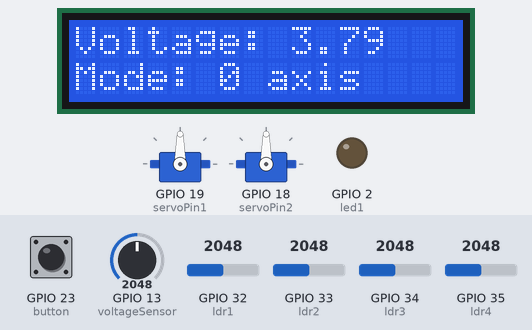
A sketch run on a simulated ESP32. Parts: 2 × servo, 16×2 character LCD, output pins drawn as LEDs (lit = HIGH). Dashed ring = blinking. Inputs (shaded band) come from the test bench; at power-on: GPIO 23 (button) HIGH, GPIO 32 (ldr1) = 2048, GPIO 33 (ldr2) = 2048, GPIO 13 (voltageSensor) = 2048, GPIO 34 (ldr3) = 2048, GPIO 35 (ldr4) = 2048. What the sketch prints to the serial monitor is not drawn.

Above: at 2.2 s.
2.3 s: GPIO 23 (button) pulled LOW for 0.35 s
At 2.85 s:
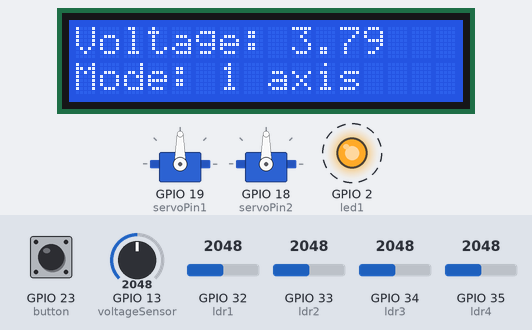
5.6 s: GPIO 32 (ldr1) set to 2119
7.8 s: GPIO 32 (ldr1) set to 2210
At 8.98 s:
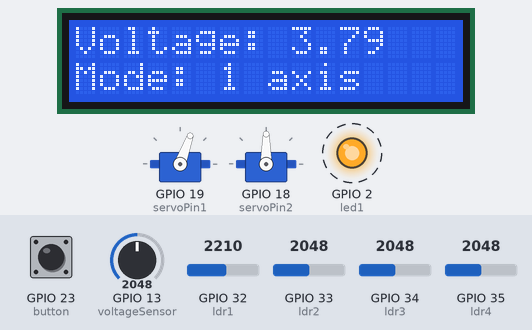
10.8 s: GPIO 33 (ldr2) set to 2179
At 11.9 s:
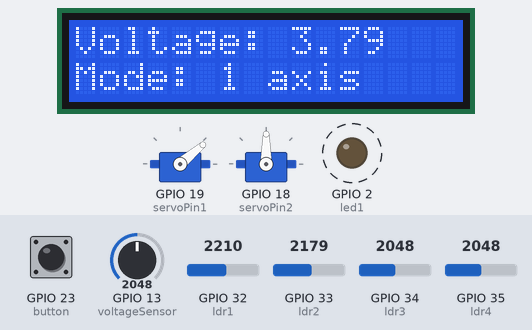
13.8 s: GPIO 33 (ldr2) set to 2262
15.5 s: GPIO 33 (ldr2) set to 2374
At 20.0 s:
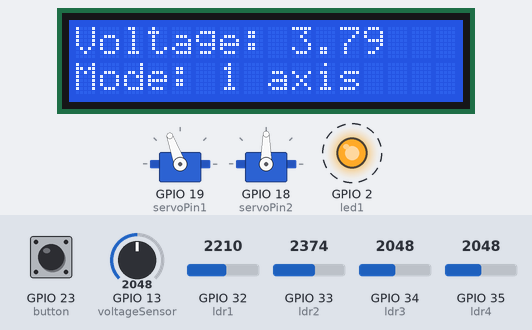
Timing chart, 0 to 21.9 s (numbered marks = the images above; inputs shaded):
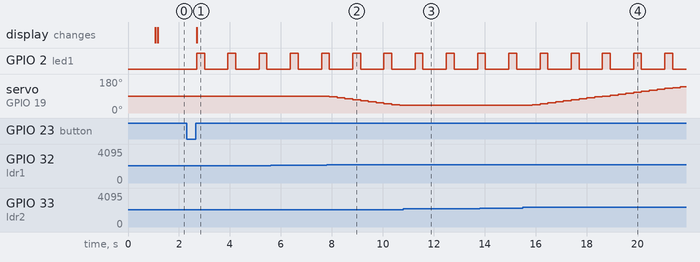

The sketch:

code.ino
```cpp
#include <ESP32Servo.h>
#include <LiquidCrystal.h>

LiquidCrystal lcd(25, 26, 27, 17, 16, 4);

const int servoPin1 = 19;
const int servoPin2 = 18;
const int ldr1 = 32;
const int ldr2 = 33;
const int ldr3 = 34;
const int ldr4 = 35;
const int voltageSensor = 13;
const int led1 = 2;
const int button = 23;

int ldrValue1;
int ldrValue2;
int ldrValue3;
int ldrValue4;
float voltageValue;
float currentValue;
int power;
int diff1;
int diff2;
bool ledState = false;

int angle1 = 90;
int angle2 = 90;
int cutoff1 = 100;
int cutoff2 = 150;
bool prev_button = false;
unsigned long previousMillis = 0;
int axis_1 = 0;

Servo servo1;
Servo servo2;

void setup() {
  pinMode(ldr1, INPUT);
  pinMode(ldr2, INPUT);
  pinMode(ldr3, INPUT);
  pinMode(ldr4, INPUT);
  pinMode(voltageSensor, INPUT);
  pinMode(led1, OUTPUT);
  pinMode(button, INPUT_PULLUP);

  Serial.begin(115200);
  servo1.attach(servoPin1,500,2400);
  servo2.attach(servoPin2,500,2400);

  servo1.write(angle1);
  servo2.write(angle2);

  lcd.begin(16, 2);
  lcd.print("Solar ready");

  delay(1000);
  Serial.println("Initialization Successfull");
  lcd.clear();
}

void loop() {
  unsigned long currentMillis = millis();

  ldrValue1 = analogRead(ldr1);
  ldrValue2 = analogRead(ldr2);
  ldrValue3 = analogRead(ldr3);
  ldrValue4 = analogRead(ldr4);

  bool buttonVal = !digitalRead(button);
  delay(100);
  if (buttonVal && !prev_button) {
    if(axis_1<2){
      axis_1 = axis_1 + 1;
    }
    else{
      axis_1 = 0;
    }
  }
  prev_button = buttonVal;

  diff1 = ldrValue2-ldrValue1;
  diff2 = ldrValue4-ldrValue3;
  if(angle1>90){
    diff2=-diff2;
  }

  if (axis_1 == 2){
    if (diff1>cutoff1){
      if (angle1<150){
        angle1 = angle1 + 5;
      }
    }
    else if (diff1<(-1*cutoff1)){
      if (angle1>30){
          angle1 = angle1 - 5;
      }
    }

    if (diff2>cutoff2){
      if (angle2<150){
        angle2 = angle2 + 5;
      }
    }
    else if (diff2<(-1*cutoff2)){
      if (angle2>30){
        angle2 = angle2 - 5;
      }
    }

    servo1.write(angle1);
    servo2.write(angle2);
    ledState = HIGH;
    digitalWrite(led1, ledState);
  }
  else{
    digitalWrite(led1, LOW);
  }


  if (axis_1 == 1){
    if (diff1>cutoff1){
      if (angle1<150){
        angle1 = angle1 + 5;
      }
    }
    else if (diff1<(-1*cutoff1)){
      if (angle1>30){
          angle1 = angle1 - 5;
      }
    }

    servo1.write(angle1);
    if (currentMillis - previousMillis >= 500) {
    previousMillis = currentMillis;
    ledState = !ledState;
    digitalWrite(led1, ledState);
    }
  }
  else{
    digitalWrite(led1, LOW);
  }


  voltageValue = analogRead(voltageSensor);
  voltageValue = voltageValue/540;

  Serial.print("Voltage: ");
  Serial.println(voltageValue);
  lcd.clear();
  lcd.setCursor(0, 0);
  lcd.print("Voltage: ");
  lcd.print(voltageValue);
  lcd.setCursor(0, 1);
  lcd.print("Mode: ");
  lcd.print(axis_1);
  lcd.print(" axis");
  Serial.print("Differences: ");
  Serial.print(diff1);
  Serial.print(", ");
  Serial.println(diff2);

  delay(200);
}
```

Measured:
- the behaviour switches between 2148 and 2149 on GPIO 32 (ldr1) (found by bisection; images 1 and 2)
- the behaviour switches between 2109 and 2110 on GPIO 33 (ldr2) (found by bisection; images 2 and 3)
- the behaviour switches between 2310 and 2311 on GPIO 33 (ldr2) (found by bisection; images 3 and 4)
- after the input at 2.3 s, GPIO 2 (led1): alternates HIGH for 0.31 s and LOW for 0.92 s, starting after 0.40 s; the display: changes after 0.40 s (image 1)
- after the input at 7.8 s, servo on GPIO 19 (servoPin1): moves from 90° to 40° over 2.8 s, starting after 0.10 s
- after the input at 10.8 s, servo on GPIO 19 (servoPin1): stays 40° (without the input it goes to 35° after 0.16 s)
- after the input at 15.5 s, servo on GPIO 19 (servoPin1): moves from 40° to 140° over 5.8 s, starting after 0.36 s
